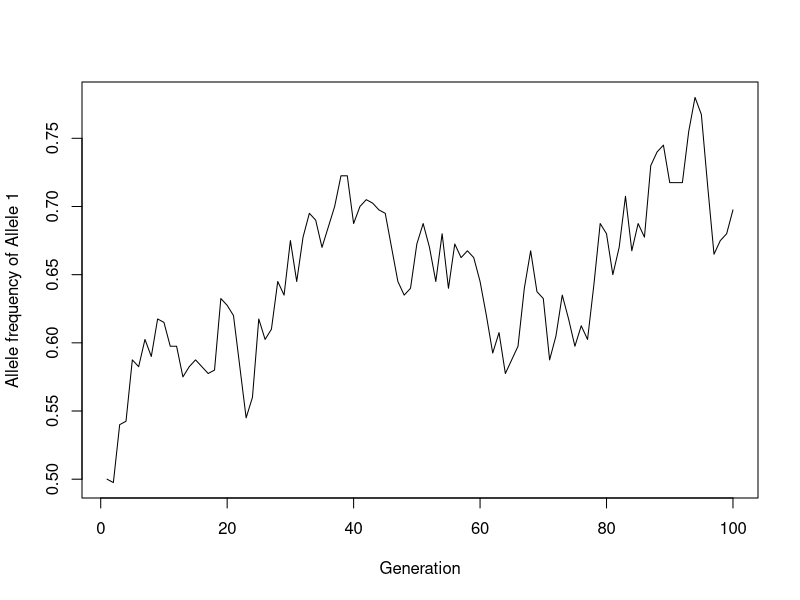
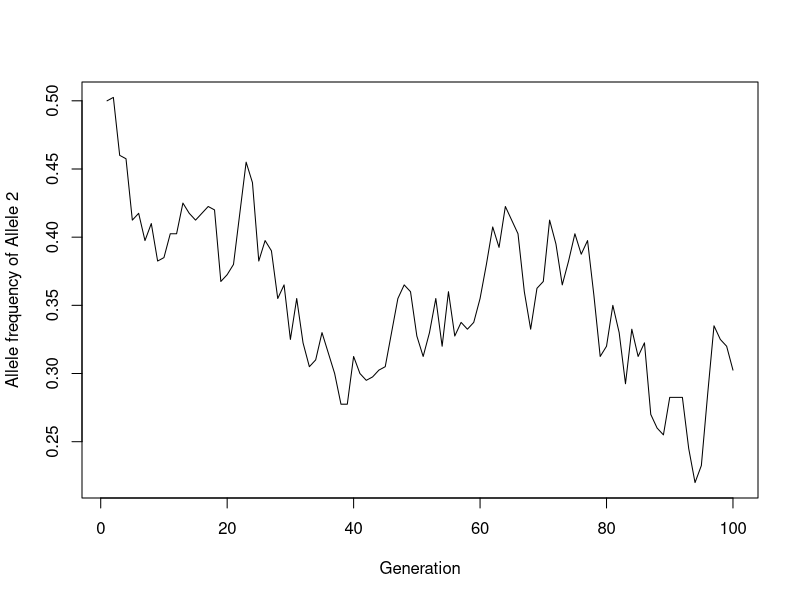
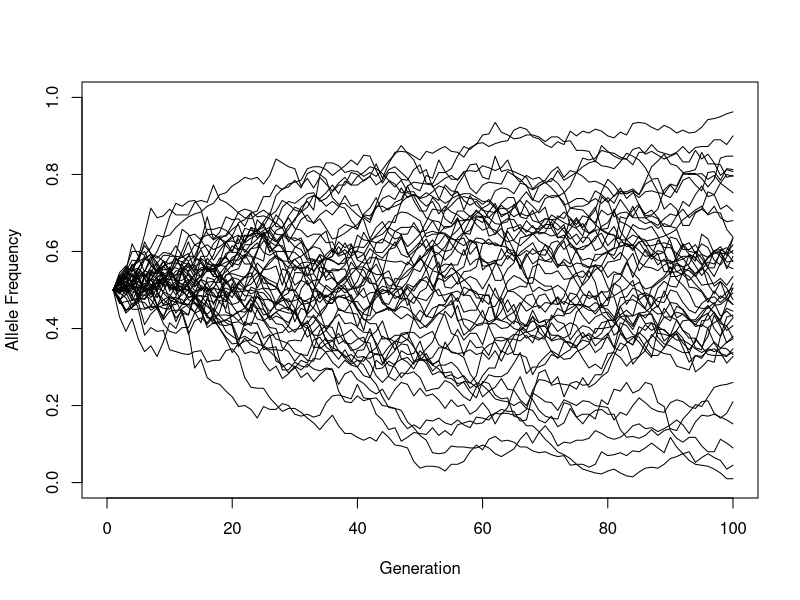

Recreate these plots in R, in order. (Note: this script raises an error after producing the figures.)
## ---- chunk 1
knitr::opts_chunk$set(echo = TRUE)
## ---- chunk 2

diploid_selection <- function(p_0 = 0.4 ,q_0 = 0.6 ,w_aa = 0.9, w_AA = 1.1 , w_Aa = 0.9, n = 100) {
  generations <- 1:n
  p <- rep(NA,n)  # a vector to store allele frequencies
  q <- rep(NA,n) 
  w_bar <- rep(NA, n)
    
  p[1] <- p_0
  q[1]<- q_0
  
  
  for ( i in 1:(n-1)) {
		
		w_bar[i] <- p[i]^2 * w_AA + 2*p[i]*q[i]* w_Aa + q[i]^2 * w_aa
    p[i + 1] <- p[i]^2 * (w_AA / w_bar[i]) + p[i] * q[i] * (w_Aa / w_bar[i] )
    q[i +1] <- 1 - p[i+1]
    
  }
  
plot( generations, p, xlab = "Generation", ylab = "Allele Frequency" , pch = 20)

return(p) 

}  

## ---- chunk 3

genetic_drift <- function (A_0=0.5, a_0 =0.5, indiv = 200, n = 100 ){ 
  size <- 2 * indiv
  A <- rep(NA, n)
  a <- rep(NA, n)

  A[1] <- A_0
  a[1] <- A_0
  
  
  for ( i in 1:(n-1)) {
  allele_counts <- sample(c("Allele1", "Allele2"), size, replace = TRUE, prob = c(A[i], a[i]))
  table <- table(allele_counts)
  table <- data.frame(table)
  rownames(table) <- table[,1]
  A[i +1] <- table["Allele1", 2] / size 
  a[i + 1] <- table["Allele2", 2] / size 
  

  }

  
generations <- 1:length(A)
plot(A ~ generations, pch = 20, type = "l", 
     ylab = "Allele frequency of Allele 1", 
     xlab = "Generation")

generations <- 1:length(a)
plot(a ~ generations, pch = 20, type = "l", 
     ylab = "Allele frequency of Allele 2", 
     xlab = "Generation")
}

genetic_drift()

## ---- chunk 4

genetic_drift2 <- function( freq= 0.5, indiv = 200, n = 100, sims = 1000) {
  
 A <- rep(NA, sims)
  

  for(t in 1:sims){
    
    p <- freq
    
  
    for ( i in 1:n) {
  allele_counts <- sample(c("Allele1", "Allele2"), indiv * 2, replace = TRUE, prob = c( p, 1 - p))
  p <- length(allele_counts[allele_counts == "Allele1"]) / length(allele_counts)
 
  
    }
 
 A[t] <- p
 
  }
 
 
 
lost_freq <- A[A == 0]
lost_freq<- length(lost_freq) / 1000
lost_freq 

}
genetic_drift2()
genetic_drift2( freq = 0.25)
genetic_drift2( freq = 0.1)


## ---- chunk 5

plot( 0, 0, xlim= c(0, 100), ylim = c( 0,1), type = "n", xlab = "Generation", ylab ="Allele Frequency")

genetic_drift_test <- function (A_0=0.5, a_0 =0.5, indiv = 200, n = 100 ){ 
  size <- 2 * indiv
  A <- rep(NA, n)
  a <- rep(NA, n)

  A[1] <- A_0
  a[1] <- A_0
  
  
  for ( i in 1:(n-1)) {
  allele_counts <- sample(c("Allele1", "Allele2"), size, replace = TRUE, prob = c(A[i], a[i]))
  table <- table(allele_counts)
  table <- data.frame(table)
  rownames(table) <- table[,1]
  A[i +1] <- table["Allele1", 2] / size 
  a[i + 1] <- table["Allele2", 2] / size 
  

  }

  
generations <- 1:length(A)
lines(A ~ generations, pch = 20, type = "l")

}

replicate(100,genetic_drift_test())

## ---- chunk 6

 #intercept, slope, sample size(number of observations, residual standard error ( stochastic variation))

stat_pwr <- function (sample_size = 20, intercept = 0.5, slope = 0.1, sd = 2 ){
    length.out <- sample_size 
  x <- seq(from = 1, to = 10, length.out = 20)
  y_deterministic <- intercept + slope*x
  y_simulated <- rnorm(length(x), mean = y_deterministic, sd = 2)

  mod_sim <- lm(y_simulated ~ x)
  p_val_slope <- summary(mod_sim)$coef[2,4]
  p_val_slope
}

## ---- chunk 7
#confirm it is doing the same thing 

set.seed(720)
stat_pwr()
stat_pwr()

set.seed(720)
x <- seq(from =1, to = 10, length.out =  20) 
intercept <- 0.5  
slope <- 0.1 
 
 y_deterministic <- intercept + slope*x
 
 y_simulated <- rnorm(length(x), mean = y_deterministic, sd = 2)
 
 mod_sim <- lm(y_simulated ~ x)
 p_val_slope <- summary(mod_sim)$coef[2,4]
 p_val_slope
 
x <- seq(from =1, to = 10, length.out =  20) 
intercept <- 0.5  
slope <- 0.1 
 
 y_deterministic <- intercept + slope*x
 
 y_simulated <- rnorm(length(x), mean = y_deterministic, sd = 2)
 
 mod_sim <- lm(y_simulated ~ x)
 p_val_slope <- summary(mod_sim)$coef[2,4]
 p_val_slope

## ---- chunk 8
#run 1000 times and generate histogram of p values 
 
 P_value  <- (replicate(1000, stat_pwr()))
 hist(P_value )
 
 #what proportion of times is P value less than 0.05
 
 rep_proportion <- P_value[P_value < 0.05]
 rep_proportion <- length(rep_proportion) / 1000
 rep_proportion
## ---- chunk 9

#redo above but with slope at 0

P_value <- (replicate(100, stat_pwr(slope = 0)))
hist(P_value)

rep_proportion <- P_value[P_value < 0.05]
 rep_proportion <- length(rep_proportion) / 100
 rep_proportion


## ---- chunk 10

sample_size <- seq(10,100, 5)
freq <- rep(0, length(sample_size))
for (i in 1:length(sample_size)) {
  p_values <- rep(0, 100)
  for (x in 1:100) {
    p_values[x] <- stat_pwr(intercept = 0.5, slope = 0.1, sample_size[i], sd = 1.5)
  }
  freq[i] <- length(p_values[p_values < 0.05])/length(p_values)
}

freq
## ---- chunk 11

#plot to get better look 

freq <- as.data.frame(freq)
rownames(freq) <- sample_size
plot( freq, xlab = "Sample Size", ylab = "Freq of P-Value less than 0.05")


